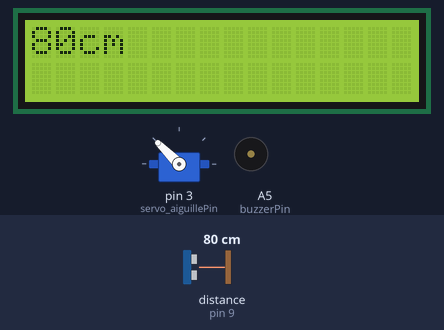
Recording of a sketch running on a simulated Arduino Uno, built with avr-gcc and run on an emulated ATmega328P. Parts: 16×2 character LCD, servo, buzzer (waves = sounding, pin HIGH). Wiring (inferred from the names in the program): ultrasonic range finder: trigger pin 10; echo pin 9. The test bench sets the inputs (shaded band); at power-on: distance to the obstacle (sensor on pin 9) 80 cm. The echo pulse lasts 58.3 µs per cm; pins used as bus, display or sensor lines are not drawn; what the sketch prints to the serial monitor is not drawn.

Above: at 1.2 s.
1.3 s: distance to the obstacle (sensor on pin 9) set to 2 cm
At 2.7 s:
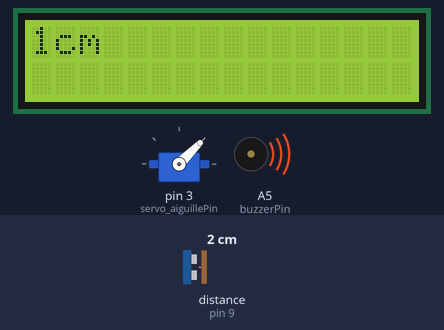
3.0 s: distance to the obstacle (sensor on pin 9) set to 5 cm
At 4.2 s:
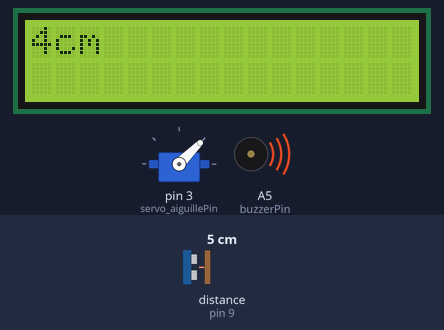
4.6 s: distance to the obstacle (sensor on pin 9) set to 8 cm
At 5.8 s:
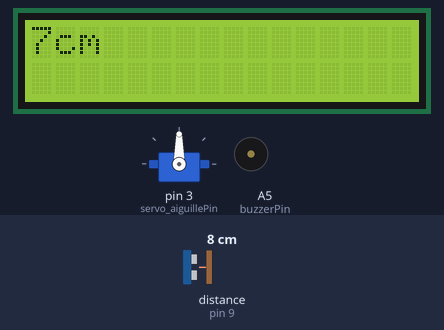
Timing chart, 0 to 7.6 s (numbered marks = the images above; inputs shaded):
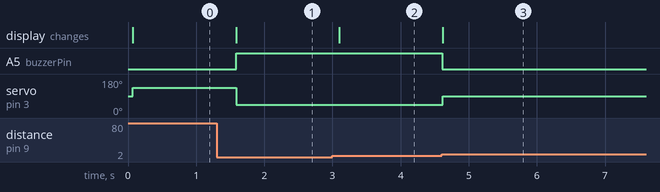

Measured:
- the behaviour switches between 6 and 7 cm on distance to the obstacle (sensor on pin 9) (found by bisection; images 2 and 3)
- after the input at 1.3 s, A5 (buzzerPin): LOW → HIGH after 0.29 s; servo on pin 3 (servo_aiguillePin): 135° → 45° after 0.29 s; the display: changes after 0.29 s (image 1)
- after the input at 3.0 s, the display: changes after 0.10 s (image 2)
- after the input at 4.6 s, A5 (buzzerPin): HIGH → LOW at once; servo on pin 3 (servo_aiguillePin): 45° → 90° at once; the display: changes at once (image 3)

The sketch:

main.ino
```cpp
#include <LiquidCrystal.h>
#include <Servo.h>

const int buzzerPin = A5;
const int echoPin = 9;
const int trigPin = 10;
const int LedR = 2;
const int LedJ = 8;
const int LedV = 13;

Servo servo_aiguillePin; //Le Servo est branché sur la pin 3
long distance=0;
LiquidCrystal lcd(12, 11, 7, 6, 5, 4);

void setup() {
  lcd.begin(16,2);
  pinMode(trigPin, OUTPUT);
  pinMode(echoPin, INPUT);
  servo_aiguillePin.attach(3);
  Serial.begin(9600);
}

void loop() {
  digitalWrite(trigPin, LOW);
  delayMicroseconds(2);
  // Le trigger reçoit un courant 5V pendant 10 microsecondes
  // Ce qui génère une onde ultrason.
  digitalWrite(trigPin, HIGH);
  delayMicroseconds(10);
  digitalWrite(trigPin, LOW);
  // Grâce à echoPin et la fonction pulseIn,
  // On lit la valeur du temps nécessaire à l'onde sonore pour réaliser un aller-retour
  long temps = pulseIn(echoPin, HIGH);
  // On calcule la distance sachant la vitesse du son est d'environ 340 m/s dans l'air
  distance = temps/29/2; //vitesse du son considérée à 347 m/s donc 0,0347 m/ms
  // Notez que la vitesse du son dépend des coniditions atmosphériques
  // Par exemple : la température et l'humidité.
  componentsHandler(distance);
  lcdHandler(distance);
  Serial.print("Distance : ");
  Serial.println(distance);
  delay(500);
}

// Gère l'affichage lcd
// Long d représente la distance en cm
void lcdHandler(long d){
  // On efface ce qu'il y a d'écrit sur l'écran avant d'afficher les nouvelles valeurs
  lcd.setCursor(0,0);
  lcd.clear();
  lcd.print(d);
  lcd.print("cm");
}

// Gère si les leds, le buzzer doivent être allumés ou éteints
// Gère également l'angle du servo moteur (on simule une aiguille)
// long d représente la distance en cm
void componentsHandler(long d){
  if(d<=5){
    // La distance est inférieur ou égale à 5 cm
    // On allume toutes les LEDs et le buzzer sonne fort
    // On indique l'angle qui représente la première zone de la jauge sur le servo moteur
    digitalWrite(LedR,HIGH);
    digitalWrite(LedJ,HIGH);
    digitalWrite(LedV,HIGH);
    analogWrite(buzzerPin, 255);
    servo_aiguillePin.write(45);
  }else if(d<=15){
    // La distance est inférieur ou égale à 15 cm et supérieur à 5 cm
    // On allume les LEDs jaune et verte
    // La LED rouge est éteinte et le buzzer ne sonne pas
    // On indique l'angle qui représente la deuxième zone de la jauge sur le servo moteur
    digitalWrite(LedR,LOW);
    digitalWrite(LedJ,HIGH);
    digitalWrite(LedV,HIGH);
    analogWrite(buzzerPin, 0);
    servo_aiguillePin.write(90);
  }else{
    // La distance est supérieur à 15 cm
    // On allume la LED verte
    // Les LEDs rouge et jaune sont éteintent et le buzzer ne sonne pas
    // On indique l'angle qui représente la troisième zone de la jauge sur le servo moteur
    digitalWrite(LedR,LOW);
    digitalWrite(LedJ,LOW);
    digitalWrite(LedV,HIGH);
    analogWrite(buzzerPin, 0);
    servo_aiguillePin.write(135);
  }
}
```
